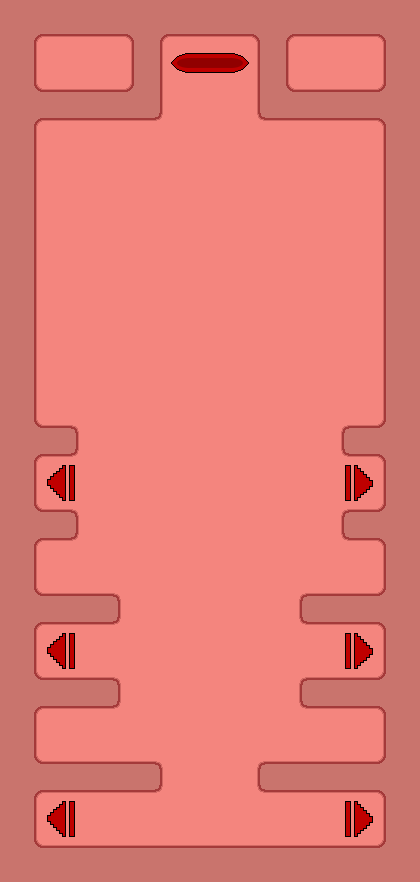

A level layout from a 2D game, rendered from its tile map. Below: a short description, then the map file with its tile-grid data intact:
An orthogonal 10x21 tile map with 42x42 px tiles, 3 tile layers (background, veins, arteries), 3 tilesets and 25 objects (18x wall, 6x goal, start0).

<map version="1.2" tiledversion="1.3.5" orientation="orthogonal" renderorder="right-down" width="10" height="21" tilewidth="42" tileheight="42" infinite="0" nextlayerid="11" nextobjectid="124">
 <tileset firstgid="1" source="body_tiles.tsx" />
 <tileset firstgid="49" source="artery_and_vein.tsx" />
 <tileset firstgid="89" source="start_and_goal.tsx" />
 <layer id="1" name="background" width="10" height="21">
  <data encoding="csv">
38,42,42,3,42,42,3,42,42,2,
30,1,1,29,1,1,29,1,1,6,
39,41,41,46,1,1,10,41,41,15,
30,1,1,1,1,1,1,1,1,6,
30,1,1,1,1,1,1,1,1,6,
30,1,1,1,1,1,1,1,1,6,
30,1,1,1,1,1,1,1,1,6,
30,1,1,1,1,1,1,1,1,6,
30,1,1,1,1,1,1,1,1,6,
30,1,1,1,1,1,1,1,1,6,
39,48,1,1,1,1,1,1,24,15,
30,1,1,1,1,1,1,1,1,6,
39,48,1,1,1,1,1,1,24,15,
30,1,1,1,1,1,1,1,1,6,
39,41,48,1,1,1,1,24,41,15,
30,1,1,1,1,1,1,1,1,6,
39,41,48,1,1,1,1,24,41,15,
30,1,1,1,1,1,1,1,1,6,
39,41,41,48,1,1,24,41,41,15,
30,1,1,1,1,1,1,1,1,6,
26,18,18,18,18,18,18,18,18,14
</data>
 </layer>
 <layer id="8" name="veins" width="10" height="21">
  <data encoding="csv">
0,0,0,0,0,0,0,0,0,0,
0,0,0,0,0,0,0,0,0,0,
0,0,0,0,0,0,0,0,0,0,
0,0,0,0,0,0,0,0,0,0,
0,0,0,0,0,0,0,0,0,0,
0,0,0,0,0,0,0,0,0,0,
0,0,0,0,0,0,0,0,0,0,
0,0,0,0,0,0,0,0,0,0,
0,0,0,0,0,0,0,0,0,0,
0,0,0,0,0,0,0,0,0,0,
0,0,0,0,0,0,0,0,0,0,
0,0,0,0,0,0,0,0,0,0,
0,0,0,0,0,0,0,0,0,0,
0,0,0,0,0,0,0,0,0,0,
0,0,0,0,0,0,0,0,0,0,
0,0,0,0,0,0,0,0,0,0,
0,0,0,0,0,0,0,0,0,0,
0,0,0,0,0,0,0,0,0,0,
0,0,0,0,0,0,0,0,0,0,
0,0,0,0,0,0,0,0,0,0,
0,0,0,0,0,0,0,0,0,0
</data>
 </layer>
 <layer id="7" name="arteries" width="10" height="21">
  <data encoding="csv">
0,0,0,0,0,0,0,0,0,0,
0,0,0,0,89,91,0,0,0,0,
0,0,0,0,0,0,0,0,0,0,
0,0,0,0,0,0,0,0,0,0,
0,0,0,0,0,0,0,0,0,0,
0,0,0,0,0,0,0,0,0,0,
0,0,0,0,0,0,0,0,0,0,
0,0,0,0,0,0,0,0,0,0,
0,0,0,0,0,0,0,0,0,0,
0,0,0,0,0,0,0,0,0,0,
0,0,0,0,0,0,0,0,0,0,
0,100,0,0,0,0,0,0,96,0,
0,0,0,0,0,0,0,0,0,0,
0,0,0,0,0,0,0,0,0,0,
0,0,0,0,0,0,0,0,0,0,
0,100,0,0,0,0,0,0,96,0,
0,0,0,0,0,0,0,0,0,0,
0,0,0,0,0,0,0,0,0,0,
0,0,0,0,0,0,0,0,0,0,
0,100,0,0,0,0,0,0,96,0,
0,0,0,0,0,0,0,0,0,0
</data>
 </layer>
 <objectgroup id="4" name="obstacles">
  <object id="96" name="start0" x="168" y="42" width="84" height="42" />
  <object id="97" name="wall" x="0" y="0" width="420" height="42" />
  <object id="100" name="wall" x="378" y="42" width="42" height="840" />
  <object id="101" name="wall" x="42" y="840" width="336" height="42" />
  <object id="102" name="wall" x="0" y="42" width="42" height="840" />
  <object id="103" name="wall" x="42" y="84" width="126" height="42" />
  <object id="104" name="wall" x="252" y="84" width="126" height="42" />
  <object id="105" name="wall" x="126" y="42" width="42" height="42" />
  <object id="106" name="wall" x="252" y="42" width="42" height="42" />
  <object id="107" name="wall" x="42" y="420" width="42" height="42" />
  <object id="108" name="wall" x="42" y="504" width="42" height="42" />
  <object id="109" name="wall" x="42" y="588" width="84" height="42" />
  <object id="110" name="wall" x="42" y="672" width="84" height="42" />
  <object id="111" name="wall" x="42" y="756" width="126" height="42" />
  <object id="112" name="wall" x="336" y="420" width="42" height="42" />
  <object id="113" name="wall" x="336" y="504" width="42" height="42" />
  <object id="114" name="wall" x="294" y="588" width="84" height="42" />
  <object id="115" name="wall" x="294" y="672" width="84" height="42" />
  <object id="116" name="wall" x="252" y="756" width="126" height="42" />
  <object id="117" name="goal" x="42" y="462" width="42" height="42" />
  <object id="118" name="goal" x="42" y="630" width="42" height="42" />
  <object id="119" name="goal" x="42" y="798" width="42" height="42" />
  <object id="121" name="goal" x="336" y="462" width="42" height="42" />
  <object id="122" name="goal" x="336" y="630" width="42" height="42" />
  <object id="123" name="goal" x="336" y="798" width="42" height="42" />
 </objectgroup>
</map>
